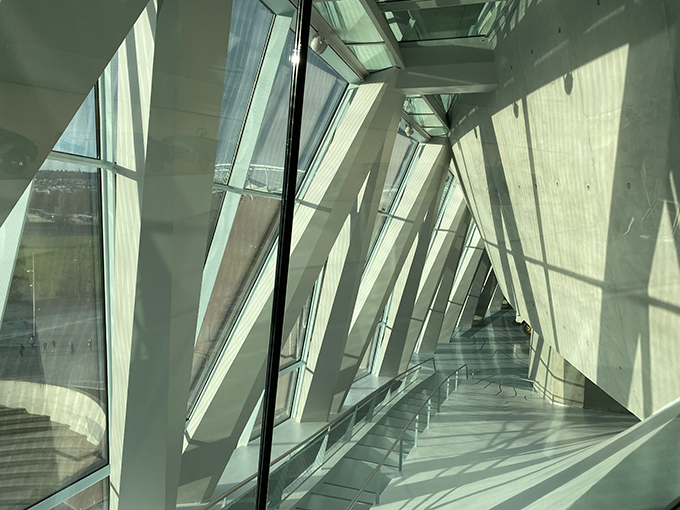
#> input picture style transfer in fashion design/CT02.png, 680 x 510 px, given in place of generated_img.jpg, which was not available
$ jupyter execute --allow-errors 'RunwayCLO Style Transfer in fashion design.ipynb'   (text cells are left out)
#> lines starting #> are read from the running program, lines starting #| are printed output that depends on the picture; after the words box and inside, x2 and y2 are one past the last pixel; in counts of white or black regions, pixels touching at a corner belong together; pictures that were not available may be replaced by others from this repository, and a replacement may not be noted
[cell 1]
# import library for style transfer & chroma keying
import tensorflow_hub as hub
import tensorflow as tf
from matplotlib import pyplot as plt
import numpy as np
import cv2

#> (a cell that did not finish here is left out)

[cell 3]
def load_image(img_path):
    img = tf.io.read_file(img_path)
    img = tf.image.decode_image(img, channels=3)
    img = tf.image.convert_image_dtype(img, tf.float32)
    img = img[tf.newaxis, :]
    return img

#> (a cell that did not finish here is left out)

#> (a cell that did not finish here is left out)

[cell 6]
# plt.imshow(np.squeeze(style_image))
plt.show()

#> (a cell that did not finish here is left out)

#> (a cell that did not finish here is left out)

#> (a cell that did not finish here is left out)

[cell 10]
cap = cv2.VideoCapture(0)
image = cv2.imread('generated_img.jpg')
#> image is the input picture: shape (510, 680, 3); mean B, G, R 119.8, 140.8, 125.3

# if you want to trace a color, use the code below to help
# define a range of the color


def empty(a):
    pass


cv2.namedWindow("HSV")
cv2.resizeWindow("HSV", 640, 480)
cv2.createTrackbar("HUE Min", "HSV", 0, 179, empty)
#> slider 'HUE Min' is set to 35
cv2.createTrackbar("HUE Max", "HSV", 179, 179, empty)
cv2.createTrackbar("SAT Min", "HSV", 0, 255, empty)
#> slider 'SAT Min' is set to 51
cv2.createTrackbar("SAT Max", "HSV", 255, 255, empty)
cv2.createTrackbar("Value Min", "HSV", 0, 255, empty)
#> slider 'Value Min' is set to 51
cv2.createTrackbar("Value Max", "HSV", 255, 255, empty)

while True:
    ret, frame = cap.read()

    frame = cv2.resize(frame, (1920, 1080))
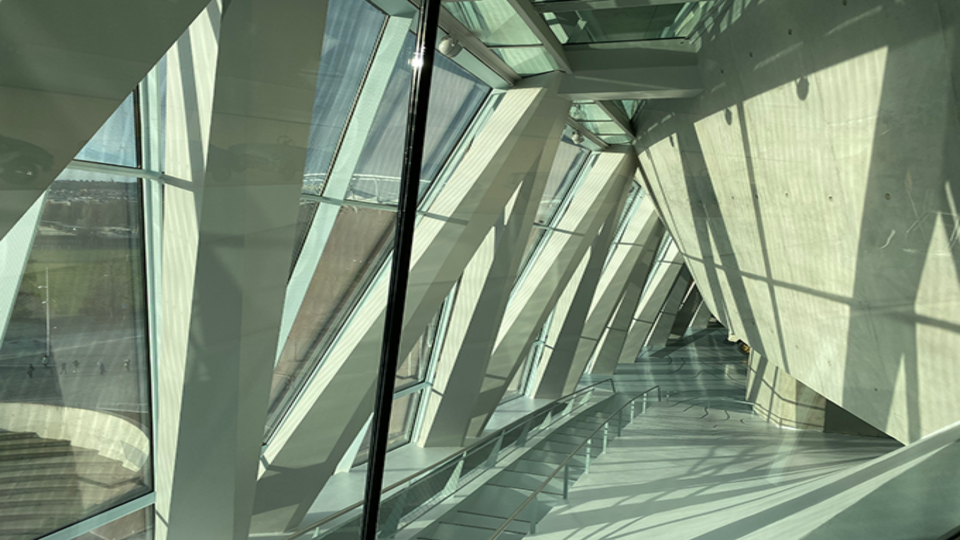
#> frame: shape (1080, 1920, 3) (shown at 1/2 size); mean B, G, R 119.7, 140.7, 125.2
    image = cv2.resize(image, (1920, 1080))

    hsv = cv2.cvtColor(frame, cv2.COLOR_BGR2HSV)
#> hsv: shape (1080, 1920, 3); mean H, S, V 54.4, 44.8, 140.7

    # define the range of the color tracking
    h_min = cv2.getTrackbarPos("HUE Min", "HSV")
    h_max = cv2.getTrackbarPos("HUE Max", "HSV")
    s_min = cv2.getTrackbarPos("SAT Min", "HSV")
    s_max = cv2.getTrackbarPos("SAT Max", "HSV")
    v_min = cv2.getTrackbarPos("Value Min", "HSV")
    v_max = cv2.getTrackbarPos("Value Max", "HSV")
    # print(h_min)

    lower_green = np.array([h_min, s_min, v_min])
    upper_green = np.array([h_max, s_max, v_max])

    # lower_green = np.array([35, 43, 46])
    # upper_green = np.array([77, 255, 255])

    mask = cv2.inRange(hsv, lower_green, upper_green)
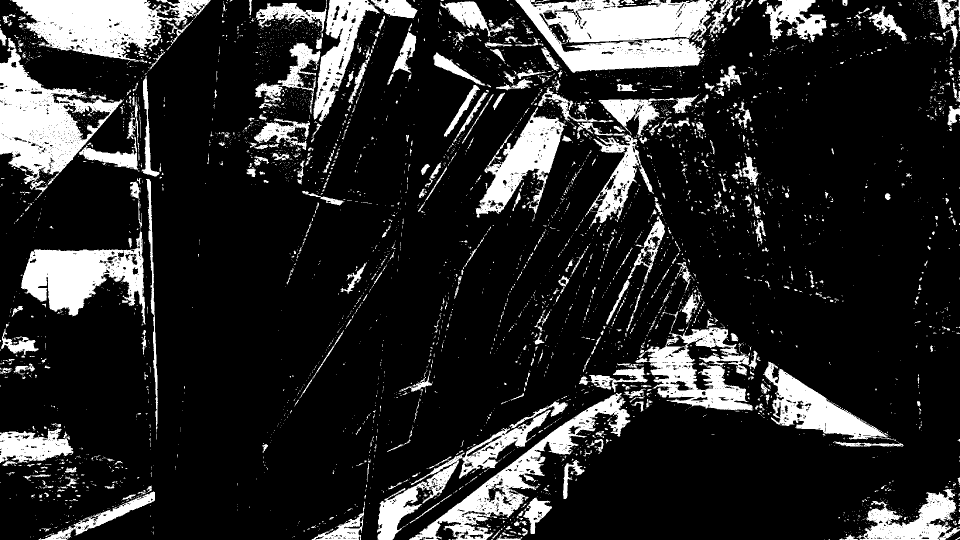
#> mask: shape (1080, 1920) (shown at 1/2 size); 16.6% white; 4978 white regions (4422 under 20 px), largest, box (x1, y1, x2, y2) and area: (1031, 0, 1435, 146) 38034, (0, 76, 245, 385) 28993, (24, 0, 421, 126) 26928
    result = cv2.bitwise_and(frame, frame, mask=mask)
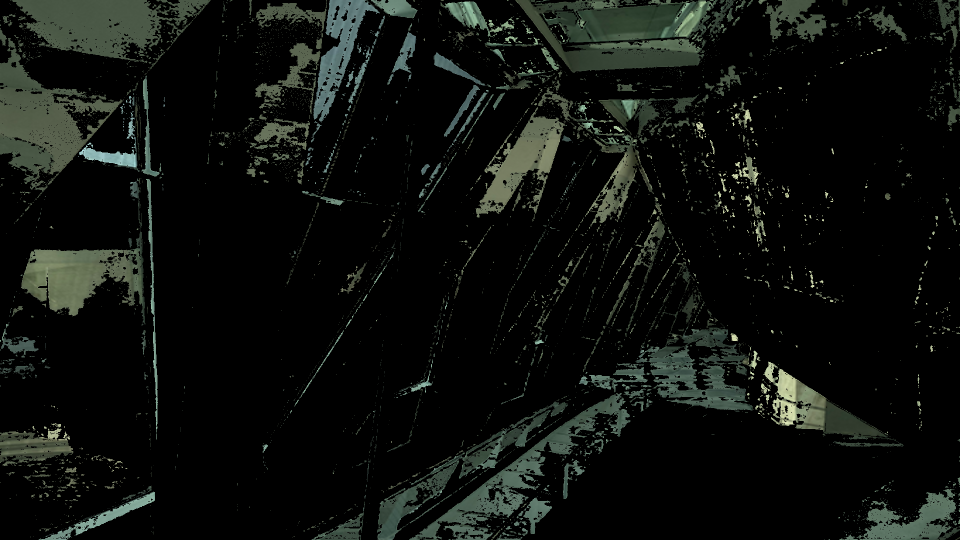
#> result: shape (1080, 1920, 3) (shown at 1/2 size); mean B, G, R 14.1, 17.1, 14.4

    f = frame - result
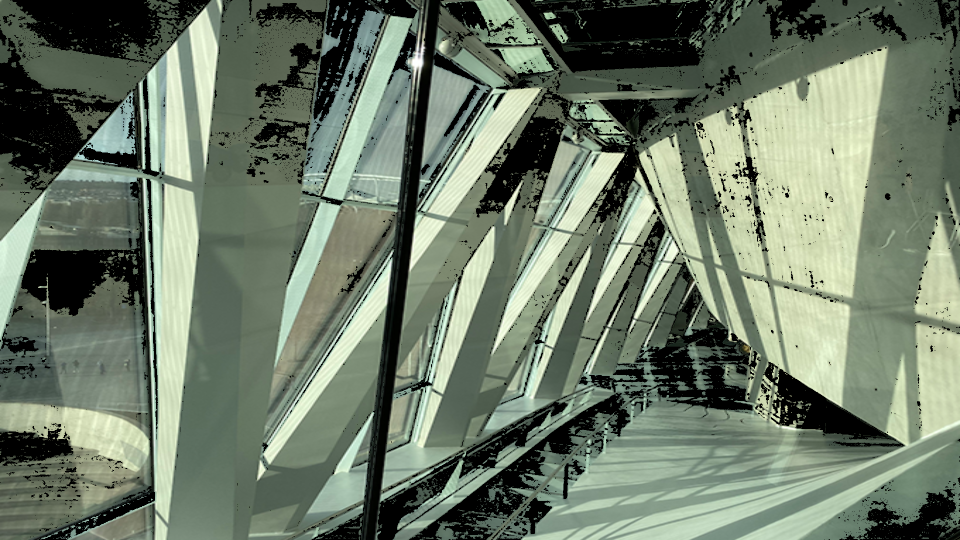
#> f: shape (1080, 1920, 3) (shown at 1/2 size); mean B, G, R 105.6, 123.6, 110.8
    green_screen = np.where(f == 0, image, f)

    cv2.imshow("Original", frame)
    cv2.imshow("mask", mask)
    cv2.imshow("Green Screen", green_screen)

    if cv2.waitKey(1) == ord('q'):
#> (key q is pressed here)
        break

cap.release()
cv2.destroyAllWindows()
